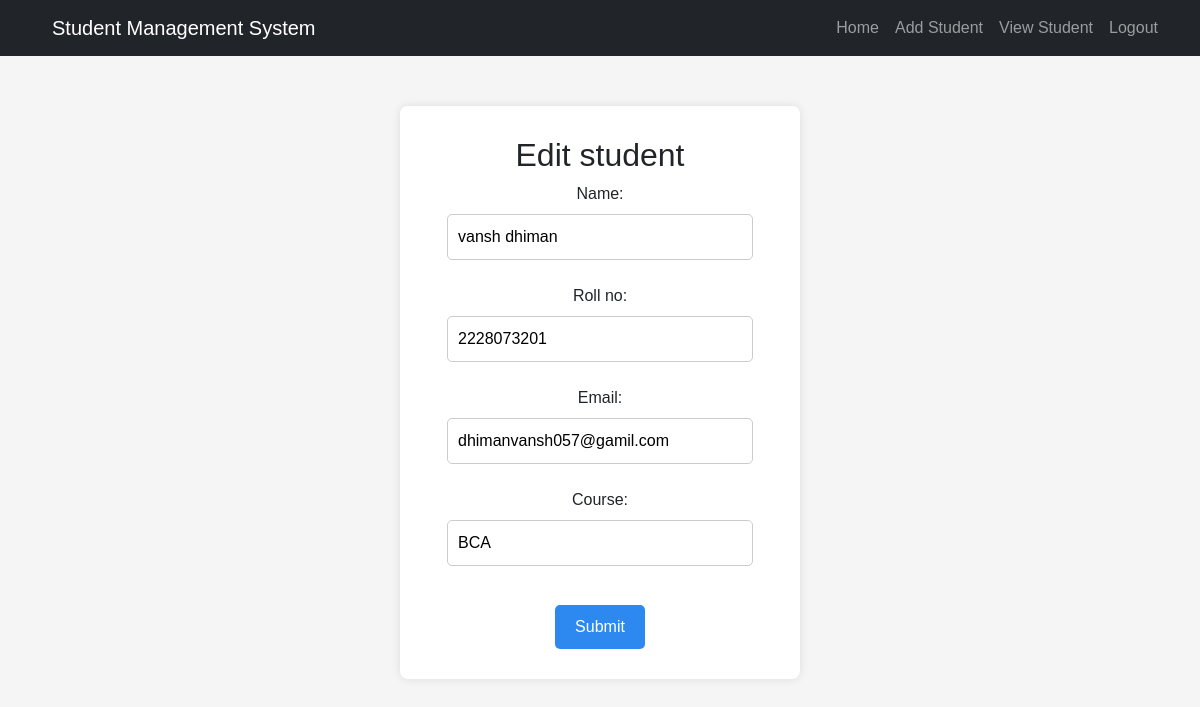
The app's page /edit/1/ (signed in) with its own data.
### myapp/models.py (models this page shows)
class Student(models.Model):
    name = models.CharField(max_length=50)
    roll_no = models.CharField(
        max_length=10,
        validators=[
            RegexValidator(
                r'^\d{10}$',
                'Roll number must be exactly 10 digits'
            )
        ]
    )
    email = models.EmailField()
    course = models.CharField(max_length=100)

### myapp/views.py (the view)
# urls.py: path('edit/<int:id>/', views.edit_student, name="edit_student")
@login_required
def edit_student(request, id):
    student = get_object_or_404(Student, id=id)
    if request.method == 'POST':
        form = StudentForm(request.POST, instance=student)
        if form.is_valid():
            form.save()
            messages.success(request, "Student updated successfully!")
            return redirect('view_students')
    else:
        form = StudentForm(instance=student)
    return render(request, 'edit_student.html', {"form": form})

### myapp/forms.py
class StudentForm(forms.ModelForm):
    class Meta:
        model = Student
        fields = '__all__'

### myapp/templates/edit_student.html (shortened to what this page needs)
{% extends "base.html" %}
{% block content %}
<div class="container mt-3">
<div class="edit-box">
    <form method="POST" class="edit-form">
        <h2>Edit student</h2>
        {{ form.as_p }}
        <button class="submit-btn" type="submit">Submit</button>
    </form>
</div>
</div>
{% endblock %}

### myapp/static/myapp/style.css (style rules this page uses)
body { background-color: whitesmoke; margin: 0; padding: 0; font-family: sans-serif; }
.submit-btn { margin-top: 15px; padding: 10px 20px; background-color: #2d89ef; color: white; border: none; border-radius: 5px; cursor: pointer; }
.edit-box { width: 400px; height: auto; margin: 50px auto; padding: 30px; background: #ffffff; border-radius: 8px; box-shadow: 0px 0px 10px rgba(0,0,0,0.1); text-align: center; }
.edit-box .edit-form input { width: 90%; padding: 10px; margin: 8px 0; border: 1px solid #ccc; border-radius: 5px; }

### records on screen
Student: name "vansh dhiman", roll_no "2228073201", email "dhimanvansh057@gamil.com", course "BCA"
